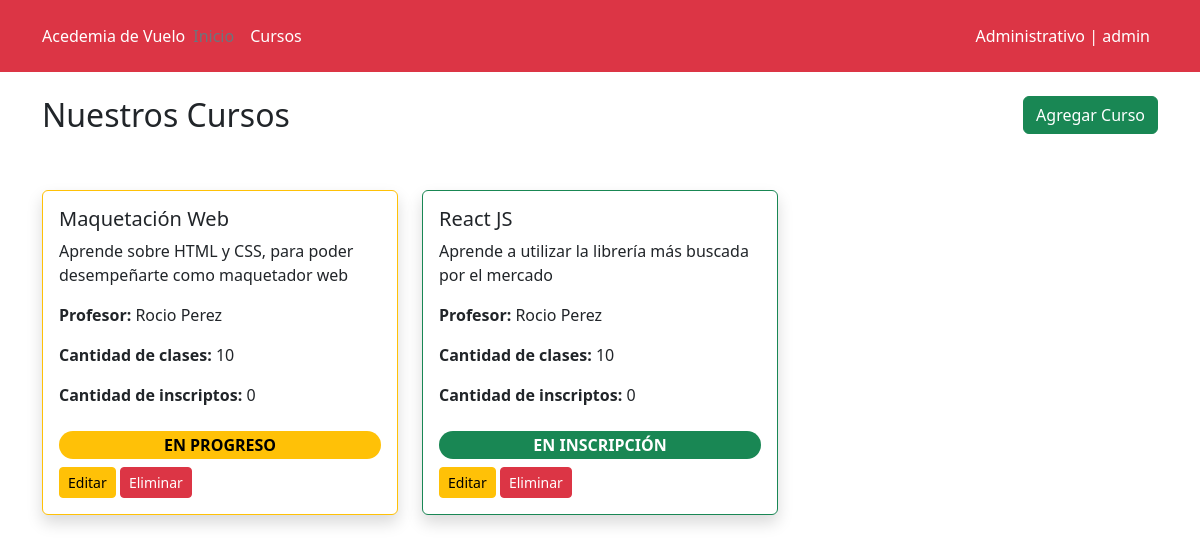
The app's page /courses/ (signed in) with its own data.
### core/models.py (models this page shows, shortened)
class Course (models.Model):
    STATUS_CHOICES = (
        ('i', 'En inscripción'),
        ('p', 'En progreso'),
        ('f', 'Finalizado')
    )
    name = models.CharField(max_length=90, verbose_name='Nombre')
    description = models.CharField(max_length=300, blank=True, null=True, verbose_name='Descripción')
    teacher = models.ForeignKey(User, on_delete=models.CASCADE, limit_choices_to={'groups__name': 'profesores'},verbose_name='Profesor')
    class_quantity = models.PositiveIntegerField(default=0, verbose_name='Cantidad de clases')
    status = models.CharField(max_length=1, choices=STATUS_CHOICES, default='i', verbose_name='Estado')
    class Meta:
        verbose_name = 'curso'
        verbose_name_plural = 'cursos'

### core/views.py (the view)
@add_group_name_to_context
class CoursesView (TemplateView):
    template_name = 'courses.html'
    def get_context_data (self, **kwargs):
        context = super().get_context_data(**kwargs)
        courses = Course.objects.all().order_by('-id')
        student = self.request.user if self.request.user.is_authenticated else None
        for item in courses:
            if student:
                registration = Registration.objects.filter(course=item, student=student).first()
                item.is_enrolled = registration is not None
            else:
                item.is_enrolled = False
            enrollment_count = Registration.objects.filter(course=item).count()
            item.enrollment_count = enrollment_count
        context ['courses'] = courses
        return context

### core/views.py (called while the page is built)
def plural_to_singular (plural):
    plural_singular = {
        'estudiantes': 'estudiante',
        'profesores': 'profesor',
        'preceptores': 'preceptor',
        'administrativos': 'administrativo',
    }
    return plural_singular.get(plural, 'error')

def get_group_and_color (user):
    group = user.groups.first()
    group_id = None
    group_name = None
    group_name_singular = None
    color = None
    if group:
        if group.name == 'estudiantes':
            color = 'bg-primary'
        elif group.name == 'profesores':
            color = 'bg-success'
        elif group.name == 'preceptores':
            color = 'bg-secondary'
        elif group.name == 'administrativos':
            color = 'bg-danger'
        group_id = group.id
        group_name = group.name
        group_name_singular = plural_to_singular(group.name)
    return group_id, group_name, group_name_singular, color

def add_group_name_to_context (view_class):
    original_dispatch = view_class.dispatch
    def dispatch (self, request, *args, **kwargs):
        user = self.request.user
        group_id, group_name, group_name_singular, color = get_group_and_color(user)
        context = {
            'group_name': group_name,
            'group_name_singular': group_name_singular,
            'color': color,
        }
        self.extra_context = context
        return original_dispatch (self, request, *args, **kwargs)
    view_class.dispatch = dispatch
    return view_class

### templates/courses.html (shortened to what this page needs)
{% extends 'base.html' %}
{% block content %}
    <div class="container my-4">
        <div class="row">
            <div class="col">
                <h2>Nuestros Cursos</h2>
            </div>
            <div class="col">
                <span class="float-end">
                    {% if group_name == 'administrativos' %}
                        <a class="btn btn-success" href="{% url 'course_create' %}">Agregar Curso</a>
                    {% endif %}
                </span>
            </div>
        </div>
        <div class="row row-cols-1 row-cols-md-2 row-cols-lg-3 g-4 my-4">
            {% for course in courses %}
            <div class="col">
                {% if course.status == 'i' %}
                <div class="card border border-success rounded shadow">
                {% elif course.status == 'p' %}
                <div class="card border border-warning rounded shadow">
                {% elif course.status == 'f' %}
                <div class="card border border-dark rounded shadow py-3">
                {% endif %}
                    <div class="card-body">
                        <h5 class="card-title">{{ course.name }}</h5>
                        <p class="card-text">{{ course.description }}</p>
                        <p class="card-text"><strong>Profesor: </strong>{{ course.teacher.first_name }} {{ course.teacher.last_name }}</p>
                        <p class="card-text"><strong>Cantidad de clases: </strong>{{ course.class_quantity }}</p>
                        <p class="card-text"><strong>Cantidad de inscriptos: </strong>{{ course.enrollment_count }}</p>
                        {% if course.status == 'i' %}
                            <span class="badge rounded-pill text-bg-success fs-6 w-100 my-2">{{ course.get_status_display | upper }}</span>
                        {% elif course.status == 'p' %}
                            <span class="badge rounded-pill text-bg-warning fs-6 w-100 my-2">{{ course.get_status_display | upper }}</span>
                        {% elif course.status == 'f' %}
                            <span class="badge rounded-pill text-bg-dark fs-6 w-100 my-2">{{ course.get_status_display | upper }}</span>
                            {% if course.is_enrolled %}
                                <a class="btn btn-sm btn-warning" href="{% url 'profile' %}">Al Perfil</a>
                            {% endif %}
                        {% endif %}
                        {% if group_name == 'administrativos' %}
                        <a class="btn btn-sm btn-warning" href="{% url 'course_edit' course.id %}">Editar</a>
                        <a class="btn btn-sm btn-danger" href="{% url 'course_delete' course.id %}">Eliminar</a>
                        {% endif %}
                    </div>
                </div>
            </div>
            {% endfor %}
        </div>
    </div>
{% endblock %}

### templates/header.html (shortened to what this page needs)
{% if user.is_authenticated %}
    {% if group_name == 'estudiantes' %}
        <header class="p-3 text-bg-primary">
    {% elif group_name == 'profesores' %}
        <header class="p-3 text-bg-success">
    {% elif group_name == 'preceptores' %}
        <header class="p-3 text-bg-secondary">
    {% elif group_name == 'administrativos' %}
        <header class="p-3 text-bg-danger">
    {% endif %}
{% else %}
<header class="p-3 text-bg-primary">
{% endif %}
    <div class="container">
      <div class="d-flex flex-wrap align-items-center justify-content-center justify-content-lg-start">
        <a href="{% url 'home' %}" class="d-flex align-items-center mb-2 mb-lg-0 text-white text-decoration-none">
          Acedemia de Vuelo
        </a>
        {% if user.is_authenticated %}
            {% if group_name == 'estudiantes' %}
                <ul class="nav col-12 col-lg-auto me-lg-auto mb-2 justify-content-center mb-md-0 bg-primary">
            {% elif group_name == 'profesores' %}
                <ul class="nav col-12 col-lg-auto me-lg-auto mb-2 justify-content-center mb-md-0 bg-success">
            {% elif group_name == 'preceptores' %}
                <ul class="nav col-12 col-lg-auto me-lg-auto mb-2 justify-content-center mb-md-0 bg-secondary">
            {% elif group_name == 'administrativos' %}
                <ul class="nav col-12 col-lg-auto me-lg-auto mb-2 justify-content-center mb-md-0 bg-danger">
            {% endif %}
        {% else %}
           <ul class="nav col-12 col-lg-auto me-lg-auto mb-2 justify-content-center mb-md-0 bg-primary">
        {% endif %}
          <li><a href="{% url 'home' %}" class="nav-link px-2 text-secondary">Inicio</a></li>
          <li><a href="{% url 'courses' %}" class="nav-link px-2 text-white">Cursos</a></li>
        </ul>
        {% if user.is_authenticated %}
           <a class="nav-link px-2 text-white" href="{% url 'profile' %}">{{ group_name_singular|capfirst }} | {{user.username }}</a>
        {% else %}
            <div class="text-end">
                <a class="btn btn-outline-light me-2" href="{% url 'custom_login' %}">Iniciar Sesión</a>
                <a class="btn btn-warning" href="{% url 'register' %}">Registrarse</a>
            </div>
        {% endif %}
      </div>
    </div>
</header>

### records on screen
Course: name "Maquetación Web", description "Aprende sobre HTML y CSS, para poder desempeñarte como maquetador web", teacher.first_name "Rocio", teacher.last_name "Perez", class_quantity "10", enrollment_count "0", status "EN PROGRESO"
Course: name "React JS", description "Aprende a utilizar la librería más buscada por el mercado", teacher.first_name "Rocio", teacher.last_name "Perez", class_quantity "10", enrollment_count "0", status "EN INSCRIPCIÓN"

### other values on screen
{{ group_name_singular|capfirst }} "Administrativo"
{{ user.username }} "admin"
